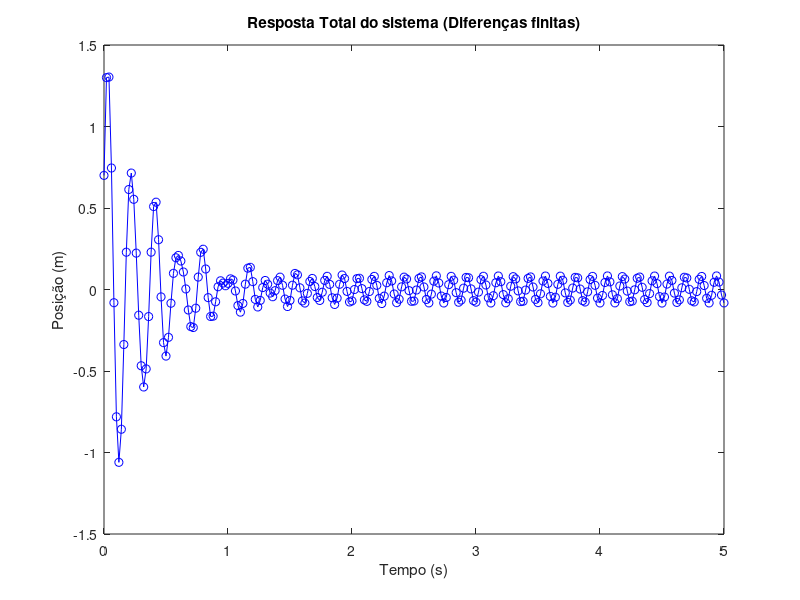

Write MATLAB code to recreate this figure.
% Parâmetros do sistema
m = 1;     % massa (kg)
c = 5;     % constante do amortecedor (Ns/m)
k = 1000;  % constante da mola (N/m)

% Condições iniciais
x0 = 0.7;  % posição inicial (m)
v0 = 30;   % velocidade inicial (m/s)

% Função da força externa
F = @(t) -100 *cos(50*t);  % Exemplo: F(t) = -100*cos(50t)

% Tempo de simulação
t_start = 0;
t_end = 5;
dt = 0.02;
t = t_start:dt:t_end;


%Iterações a partir das condições iniciais
x(1) = x0;
x(2) = x(1) + v0*dt;


%Resto das iterações
for i = 3 : (length(t))
    x(i) = x(i-1)*(2-dt*c/m - (dt)^2*k/m)+x(i-2)*(dt*c/m-1)-(dt)^2/m*F(t_start+(i-1)*dt);
end


%TESTE:
%
%teste_funct = m*diff(diff(x))/dt^2 + c*diff(x)(1:length(x)-2)/dt + k*(x)(1:length(x)-2);
%plot(t(1:length(t)-2),abs(teste_funct-F(t)(1:length(t)-2)),'bo-');
%
%O plot acima mostra a diferença em módulo entre " mx'' + cx' + kx " e " F(t) "
%
%O código abaixo mostra os valores de x0 e v0 esperados assim como seus valores
%obtidos pela x(t) calculada.
%
%x0
%v0
%disp(["x(0) = "  num2str(x(1))])
%disp(["x'(0) = " , num2str((diff(x)/dt)(1))]);

%Gráfico
length(t);
length(x);
figure;
plot(t,x,'bo-');
xlabel('Tempo (s)');
ylabel('Posição (m)');
title('Resposta Total do sistema (Diferenças finitas)');
